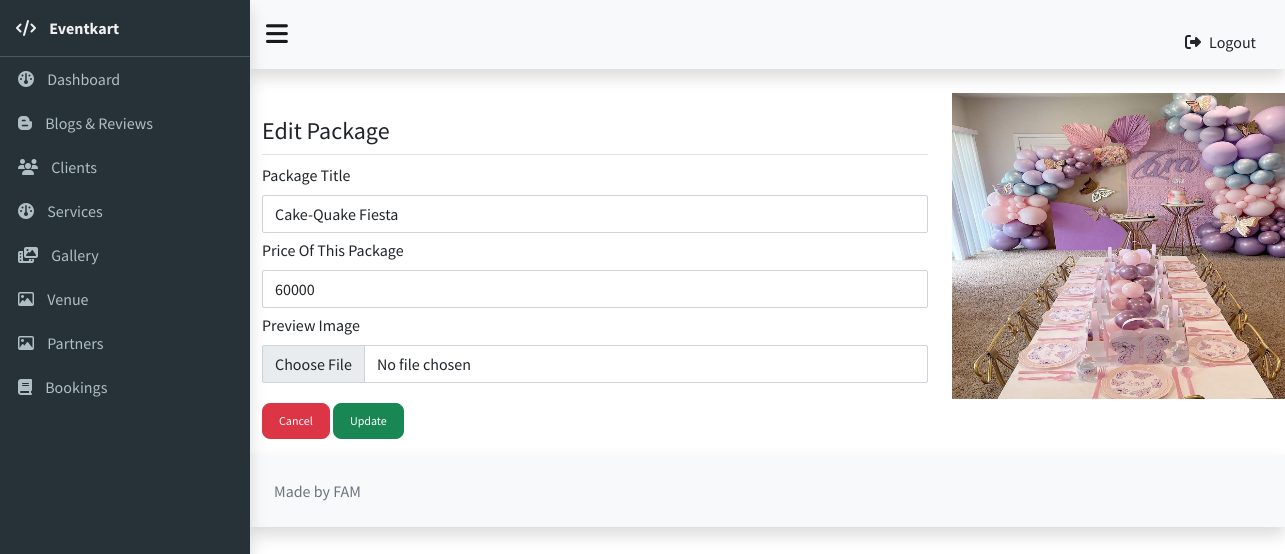
Page /admin-panel/birthday_edit.php?id=1 on the committed database.
### tables this page shows
CREATE TABLE `birthday_service` (
  `id` int(11) NOT NULL,
  `service_type` varchar(70) NOT NULL,
  `image` text NOT NULL,
  `price` int(100) NOT NULL
);

### admin-panel/birthday_edit.php (the view, shortened to what this page needs)
<?php
include 'config/dbconn.php';
$id = $_GET['id'];
$query = "SELECT * FROM birthday_service WHERE id='$id'";
$result = mysqli_query($connection, $query);
$row2 = mysqli_fetch_assoc($result);
?>
<!doctype html>
<html lang="en">
<head>
    <link rel="stylesheet" type="text/css"
        href="https://cdn.materialdesignicons.com/2.1.19/css/materialdesignicons.min.css">
    <link rel="stylesheet" href="assests/css/blogs.css">
    <link rel="stylesheet" href="https://cdn.datatables.net/1.13.8/css/dataTables.bootstrap4.min.css">
    <link rel="stylesheet" href=" https://cdn.datatables.net/1.13.7/css/jquery.dataTables.min.css">
</head>
<body>
    <?php
    include("includes/header.php");
    include("includes/sidebar.php");
    include("includes/topbar.php");
    ?>
    <div class="container">
        <div class="row">
            <div class="col-lg-8 pl-3 pb-3 box-shadow mt-4">
                <form method="post" action="" enctype="multipart/form-data">
                    <h4 class="h4 mt-4 pb-2" style="border-bottom: 1px solid #dee2e6!important;">Edit Package</h4>
                    <div class="form-group">
                        <label for="service_type">Package Title</label>
                        <input type="text" name="service_type" value="<?php echo $row2['service_type'] ?>"
                            class="form-control" id="wedding_type" placeholder="Enter package name">
                    </div>
                    <div class="form-group">
                        <label for="price">Price Of This Package</label>
                        <input type="text" name="price" value="<?php echo $row2['price'] ?>" class="form-control"
                            id="price" placeholder="Enter the price">
                    </div>
                    <div class="form-group">
                        <label for="image">Preview Image</label>
                        <input type="file" name="image" id="image" class="form-control">
                    </div>
                    <a href="service_list.php" class="btn btn-lg btn-danger float-right"
                        style="font-size: 12px;">Cancel</a>
                    <button type="submit" name="update" value="Update Details"
                        class="btn btn-lg btn-success float-right mr-2" style="font-size: 12px;">Update</button>
            </div>
            <div class="col-lg-4 mt-4">
                <img src="<?php echo $row2['image'] ?>" width="380" height="306" alt="">
            </div>
        </div>
    </div>
    <?php
    include("includes/footer.php");
    ?>
</body>
</html>

### admin-panel/assests/css/main.css (style rules this page uses)
html { scroll-behavior:smooth }
body { font-family:"Source Sans Pro",sans-serif }

### admin-panel/birthday_edit.php (style rules this page uses)
.form-control { margin-top: 8px; margin-bottom: 5px; }
.btn { margin-top: 15px; }

### rows in the picture
birthday_service: service_type "Cake-Quake Fiesta", price "60000", image (picture)
